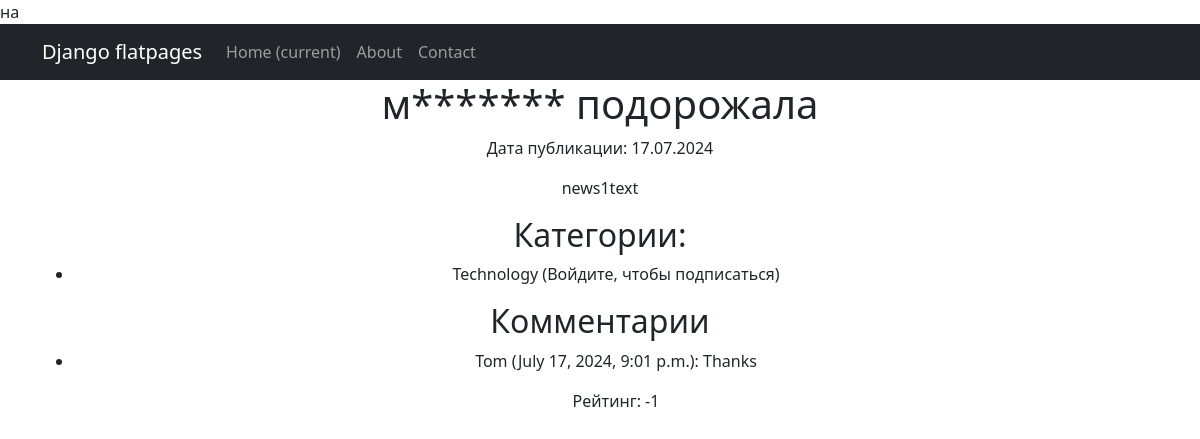
/news/3/, run on the app's committed database.
### news/models.py (models this page shows, shortened)
class Post(models.Model):
    author = models.ForeignKey(Author, on_delete=models.CASCADE)
    post_type_choices = [('article', 'Article'), ('news', 'News')]
    post_type = models.CharField(max_length=10, choices=post_type_choices)
    created_at = models.DateTimeField(auto_now_add=True)
    categories = models.ManyToManyField(Category, through='PostCategory')
    title = models.CharField(max_length=255)
    text = models.TextField()
    rating = models.IntegerField(default=0)

class Category(models.Model):
    name = models.CharField(max_length=100, unique=True)
    subscribers = models.ManyToManyField(User, related_name='subscribed_categories', blank=True)

class Comment(models.Model):
    post = models.ForeignKey(Post, on_delete=models.CASCADE)
    user = models.ForeignKey(User, on_delete=models.CASCADE, related_name='comments')
    text = models.TextField()
    created_at = models.DateTimeField(auto_now_add=True)
    rating = models.IntegerField(default=0)

### news/views.py (the view)
# urls.py: path('<int:pk>/', NewsDetailView.as_view(), name='news_detail'),
class NewsDetailView(DetailView):
    model = Post
    template_name = 'news/news_detail.html'
    context_object_name = 'news'
    def get_context_data(self, **kwargs):
        context = super().get_context_data(**kwargs)
        post = self.get_object()
        context['categories'] = post.categories.all()
        return context

### news/templatetags/custom_filters.py (called while the page is built)
@register.filter(name='censor')
@stringfilter
def censor(value):
    unwanted_words = ['редиска', 'морковка', 'помидор']
    for word in unwanted_words:
        value = value.replace(word, word[0] + '*' * (len(word) - 1))
    return value

### templates/news/news_detail.html (shortened to what this page needs)
{% extends "default.html" %}
{% load custom_filters %}
{% load custom_tags %}
{% block content %}
  <h1>{{ news.title|censor }}</h1>
  <p>Дата публикации: {{ news.created_at|date:"d.m.Y" }}</p>
  <p>{{ news.text|censor }}</p>
<h2>Категории:</h2>
    <ul>
        {% for category in categories %}
            <li>
                {{ category.name }}
                {% if user.is_authenticated %}
                    {% if user in category.subscribers.all %}
                        <span>(Вы подписаны)</span>
                    {% else %}
                        <form method="post" action="{% url 'subscribe_to_category' category.id %}">
                            {% csrf_token %}
                            <button type="submit">Подписаться на {{ category.name }}</button>
                        </form>
                    {% endif %}
                {% else %}
                    <span>(Войдите, чтобы подписаться)</span>
                {% endif %}
            </li>
        {% endfor %}
    </ul>
  <h2>Комментарии</h2>
  <ul>
    {% for comment in news.comment_set.all %}
      <li>
        <p>{{ comment.user.username }} ({{ comment.created_at }}): {{ comment.text }}</p>
        <p>Рейтинг: {{ comment.rating }}</p>
      </li>
    {% endfor %}
  </ul>
{% endblock %}

### data on the page
Post: title|censor "м******* подорожала", created_at "17.07.2024", text|censor "news1text"
Category: name "Technology"
Comment: user.username "Tom", created_at "July 17, 2024, 9:01 p.m.", text "Thanks", rating "-1"
